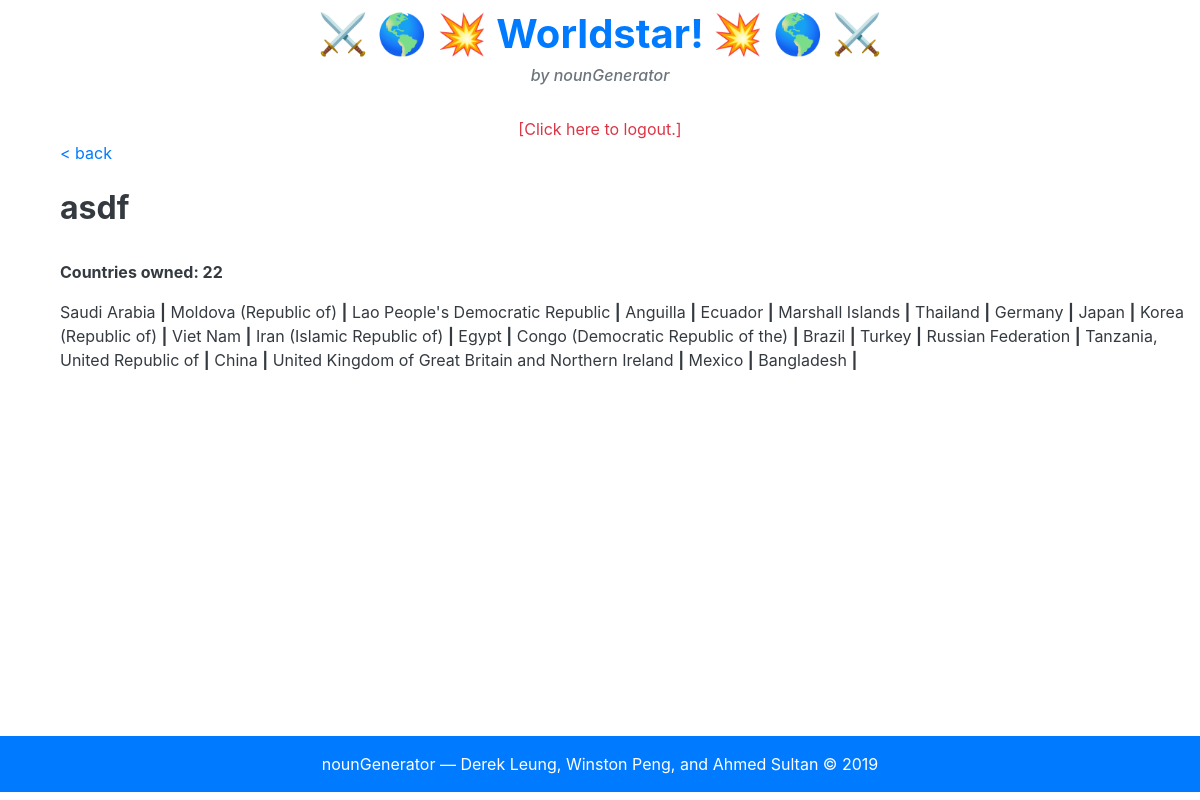
/profile/asdf, run on the app's committed database.
### tables this page shows
CREATE TABLE countrydata(countryname TEXT, owner TEXT, hiScore INTEGER);

### app.py (the view)
@app.route("/profile/<username>")
def profile(username):
    user = ""
    with sqlite3.connect(DB_FILE) as connection:
        cur = connection.cursor()
        qry = 'SELECT username, password FROM userdata;'
        foo = cur.execute(qry)
        userList = foo.fetchall()
        for row in userList:
            if (username == row[0]):
                user = username
                break
    with sqlite3.connect(DB_FILE) as connection2:
        cur = connection2.cursor()
        qry = 'SELECT * FROM countrydata WHERE owner="{}";'.format(username)
        foo = cur.execute(qry)
        countryList = foo.fetchall()
        countriesOwnedArray = []
        for row in countryList:
            countriesOwnedArray.append(row)
    return render_template("profile.html", user=user, carray=countriesOwnedArray, lenArr=len(countriesOwnedArray))

### templates/profile.html (shortened to what this page needs)
{% extends "base.html" %}
{% block body %}
<a class="text-primary" style="text-align: left; padding-left: 5vw;" href="/home">&lt; back</a>
<br> <br>
<h2 class="text-dark" style="text-align: left; padding-left: 5vw; font-weight: bold;">{{ user }}</h2>
<br>
<p class="text-dark" style="text-align: left; padding-left: 5vw; font-weight: bold;">Countries owned: {{ lenArr }}</p>
<p class="text-dark" style="text-align: left; padding-left: 5vw;">
     {% for selection in carray %}
     {{ selection[0] }} <b>|</b>
     {% endfor %}
</p>
{% endblock %}
{% block logout %}
<div style="text-align: center;">
     <br>
     <a class="text-danger" href="/logout">[Click here to logout.]</a>
</div>
{% endblock %}

### data on the page
countrydata: countryname "Saudi Arabia"
countrydata: countryname "Moldova (Republic of)"
countrydata: countryname "Lao People's Democratic Republic"
countrydata: countryname "Anguilla"
countrydata: countryname "Ecuador"
countrydata: countryname "Marshall Islands"
countrydata: countryname "Thailand"
countrydata: countryname "Germany"
countrydata: countryname "Japan"
countrydata: countryname "Korea (Republic of)"
countrydata: countryname "Viet Nam"
countrydata: countryname "Iran (Islamic Republic of)"
countrydata: countryname "Egypt"
countrydata: countryname "Congo (Democratic Republic of the)"
countrydata: countryname "Brazil"
countrydata: countryname "Turkey"
countrydata: countryname "Russian Federation"
countrydata: countryname "Tanzania, United Republic of"
countrydata: countryname "China"
countrydata: countryname "United Kingdom of Great Britain and Northern Ireland"
countrydata: countryname "Mexico"
countrydata: countryname "Bangladesh"

### other printed values
{{ user }} "asdf"
{{ lenArr }} "22"
